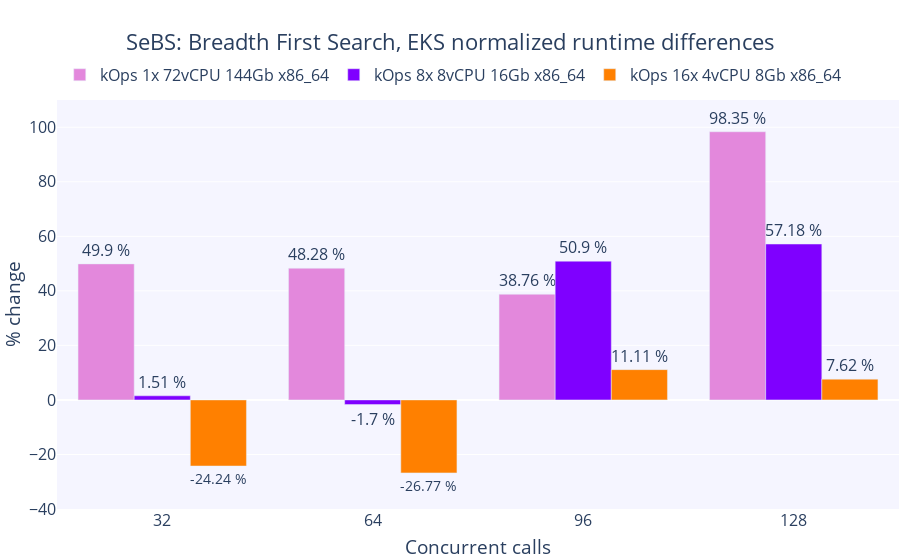

The cell this chart's notebook holds for it:
### Code cell
fig = create_figure('SeBS: Breadth First Search, EKS normalized runtime differences', 'Concurrent calls', '% change', concurrent_calls)

for i, k in enumerate(list(clusters.keys())[1:], 4):
    y_data=[]
    y_text=[]
    for c in concurrent_calls:
        kops_mean=sebs_df[k]['bfs'][c]['runtime'].mean()
        eks_mean=sebs_df['EKS 8x 8vCPU 16Gb x86_64']['bfs'][c]['runtime'].mean()
        percent_change=(kops_mean - eks_mean) * 100 / eks_mean
        y_data.append(percent_change)
        y_text.append(f'{round(percent_change, 2)} %')
    fig.add_trace(go.Bar(name=k,
                         x=concurrent_calls,
                         y=y_data,
                         marker_color=colorPallet[i],
                         text=y_text,
                         textposition='outside'))
fig.update_layout(yaxis_range=[-40,110])
fig.show()

# Save graph
write_image(fig, 'sebs_bfs_percentage_difference.png')

### Figure 1 — Plotly figure (JSON) as saved in the notebook; plotly's stock layout.template omitted (floating-point values rounded to 4 significant figures)
{"data": [{"marker": {"color": "rgba(227, 136, 220, 255)"}, "name": "kOps 1x 72vCPU 144Gb x86_64", "text": ["49.9 %", "48.28 %", "38.76 %", "98.35 %"], "textposition": "outside", "type": "bar", "x": [32, 64, 96, 128], "y": [49.9, 48.28, 38.76, 98.35]}, {"marker": {"color": "rgba(127, 0, 255, 255)"}, "name": "kOps 8x 8vCPU 16Gb x86_64", "text": ["1.51 %", "-1.7 %", "50.9 %", "57.18 %"], "textposition": "outside", "type": "bar", "x": [32, 64, 96, 128], "y": [1.513, -1.7, 50.9, 57.18]}, {"marker": {"color": "rgba(255, 128, 0, 255)"}, "name": "kOps 16x 4vCPU 8Gb x86_64", "text": ["-24.24 %", "-26.77 %", "11.11 %", "7.62 %"], "textposition": "outside", "type": "bar", "x": [32, 64, 96, 128], "y": [-24.24, -26.77, 11.11, 7.621]}], "layout": {"autosize": true, "font": {"size": 16}, "legend": {"orientation": "h", "x": 0.47, "xanchor": "center", "y": 1.02, "yanchor": "bottom"}, "margin": {"autoexpand": true, "b": 1, "l": 1, "r": 1}, "plot_bgcolor": "rgba(245,245,255,255)", "title": {"text": "SeBS: Breadth First Search, EKS normalized runtime differences", "x": 0.5, "xanchor": "center"}, "xaxis": {"autorange": true, "range": [16, 144], "tickmode": "array", "tickvals": [32, 64, 96, 128], "title": {"text": "Concurrent calls"}, "type": "linear"}, "yaxis": {"range": [-40, 110], "title": {"text": "% change"}, "type": "linear"}}}
